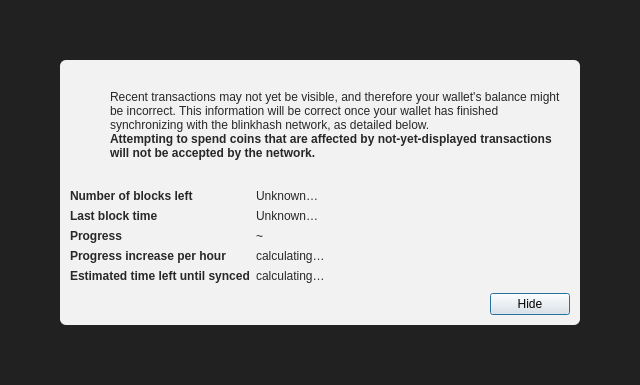
<?xml version="1.0" encoding="UTF-8"?>
<ui version="4.0">
 <class>ModalOverlay</class>
 <widget class="QWidget" name="ModalOverlay">
  <property name="geometry">
   <rect>
    <x>0</x>
    <y>0</y>
    <width>640</width>
    <height>385</height>
   </rect>
  </property>
  <property name="windowTitle">
   <string>Form</string>
  </property>
  <layout class="QVBoxLayout" name="verticalLayout" stretch="0">
   <property name="sizeConstraint">
    <enum>QLayout::SetDefaultConstraint</enum>
   </property>
   <property name="leftMargin">
    <number>0</number>
   </property>
   <property name="topMargin">
    <number>0</number>
   </property>
   <property name="rightMargin">
    <number>0</number>
   </property>
   <property name="bottomMargin">
    <number>0</number>
   </property>
   <item>
    <widget class="QWidget" name="bgWidget" native="true">
     <property name="styleSheet">
      <string notr="true">#bgWidget { background: rgba(0,0,0,220); }</string>
     </property>
     <layout class="QVBoxLayout" name="verticalLayoutMain" stretch="1">
      <property name="leftMargin">
       <number>60</number>
      </property>
      <property name="topMargin">
       <number>60</number>
      </property>
      <property name="rightMargin">
       <number>60</number>
      </property>
      <property name="bottomMargin">
       <number>60</number>
      </property>
      <item>
       <widget class="QWidget" name="contentWidget" native="true">
        <property name="styleSheet">
         <string notr="true">#contentWidget { background: rgba(255,255,255,240); border-radius: 6px; }

QLabel { color: rgb(40,40,40);  }</string>
        </property>
        <layout class="QVBoxLayout" name="verticalLayoutSub" stretch="1,0,0,0">
         <property name="spacing">
          <number>0</number>
         </property>
         <property name="leftMargin">
          <number>10</number>
         </property>
         <property name="topMargin">
          <number>10</number>
         </property>
         <property name="rightMargin">
          <number>10</number>
         </property>
         <property name="bottomMargin">
          <number>10</number>
         </property>
         <item>
          <layout class="QHBoxLayout" name="horizontalLayoutIconText" stretch="0,1">
           <property name="topMargin">
            <number>20</number>
           </property>
           <item>
            <layout class="QVBoxLayout" name="verticalLayoutIcon">
             <property name="leftMargin">
              <number>0</number>
             </property>
             <item>
              <widget class="QPushButton" name="warningIcon">
               <property name="enabled">
                <bool>false</bool>
               </property>
               <property name="text">
                <string/>
               </property>
               <property name="icon">
                <iconset>
                 <normaloff>:/icons/warning</normaloff>
                 <disabledoff>:/icons/warning</disabledoff>:/icons/warning</iconset>
               </property>
               <property name="iconSize">
                <size>
                 <width>48</width>
                 <height>48</height>
                </size>
               </property>
               <property name="flat">
                <bool>true</bool>
               </property>
              </widget>
             </item>
             <item>
              <spacer name="verticalSpacerWarningIcon">
               <property name="orientation">
                <enum>Qt::Vertical</enum>
               </property>
               <property name="sizeHint" stdset="0">
                <size>
                 <width>20</width>
                 <height>40</height>
                </size>
               </property>
              </spacer>
             </item>
            </layout>
           </item>
           <item>
            <layout class="QVBoxLayout" name="verticalLayoutInfoText">
             <property name="leftMargin">
              <number>0</number>
             </property>
             <property name="topMargin">
              <number>0</number>
             </property>
             <item>
              <widget class="QLabel" name="infoText">
               <property name="text">
                <string>Recent transactions may not yet be visible, and therefore your wallet's balance might be incorrect. This information will be correct once your wallet has finished synchronizing with the blinkhash network, as detailed below.</string>
               </property>
               <property name="textFormat">
                <enum>Qt::RichText</enum>
               </property>
               <property name="wordWrap">
                <bool>true</bool>
               </property>
              </widget>
             </item>
             <item>
              <widget class="QLabel" name="infoTextStrong">
               <property name="font">
                <font>
                 <weight>75</weight>
                 <bold>true</bold>
                </font>
               </property>
               <property name="text">
                <string>Attempting to spend coins that are affected by not-yet-displayed transactions will not be accepted by the network.</string>
               </property>
               <property name="textFormat">
                <enum>Qt::RichText</enum>
               </property>
               <property name="wordWrap">
                <bool>true</bool>
               </property>
              </widget>
             </item>
             <item>
              <spacer name="verticalSpacerInTextSpace">
               <property name="orientation">
                <enum>Qt::Vertical</enum>
               </property>
               <property name="sizeHint" stdset="0">
                <size>
                 <width>20</width>
                 <height>40</height>
                </size>
               </property>
              </spacer>
             </item>
            </layout>
           </item>
          </layout>
         </item>
         <item>
          <spacer name="verticalSpacerAfterText">
           <property name="orientation">
            <enum>Qt::Vertical</enum>
           </property>
           <property name="sizeHint" stdset="0">
            <size>
             <width>20</width>
             <height>40</height>
            </size>
           </property>
          </spacer>
         </item>
         <item>
          <layout class="QFormLayout" name="formLayout">
           <property name="fieldGrowthPolicy">
            <enum>QFormLayout::FieldsStayAtSizeHint</enum>
           </property>
           <property name="horizontalSpacing">
            <number>6</number>
           </property>
           <property name="verticalSpacing">
            <number>6</number>
           </property>
           <property name="topMargin">
            <number>10</number>
           </property>
           <item row="0" column="0">
            <widget class="QLabel" name="labelNumberOfBlocksLeft">
             <property name="font">
              <font>
               <weight>75</weight>
               <bold>true</bold>
              </font>
             </property>
             <property name="text">
              <string>Number of blocks left</string>
             </property>
            </widget>
           </item>
           <item row="0" column="1">
            <widget class="QLabel" name="numberOfBlocksLeft">
             <property name="text">
              <string>Unknown…</string>
             </property>
            </widget>
           </item>
           <item row="1" column="0">
            <widget class="QLabel" name="labelLastBlockTime">
             <property name="font">
              <font>
               <weight>75</weight>
               <bold>true</bold>
              </font>
             </property>
             <property name="text">
              <string>Last block time</string>
             </property>
            </widget>
           </item>
           <item row="1" column="1">
            <widget class="QLabel" name="newestBlockDate">
             <property name="sizePolicy">
              <sizepolicy hsizetype="Maximum" vsizetype="Preferred">
               <horstretch>0</horstretch>
               <verstretch>0</verstretch>
              </sizepolicy>
             </property>
             <property name="text">
              <string>Unknown…</string>
             </property>
            </widget>
           </item>
           <item row="2" column="0">
            <widget class="QLabel" name="labelSyncDone">
             <property name="font">
              <font>
               <weight>75</weight>
               <bold>true</bold>
              </font>
             </property>
             <property name="text">
              <string>Progress</string>
             </property>
            </widget>
           </item>
           <item row="2" column="1">
            <layout class="QHBoxLayout" name="horizontalLayoutSync" stretch="0,1">
             <item>
              <widget class="QLabel" name="percentageProgress">
               <property name="text">
                <string notr="true">~</string>
               </property>
              </widget>
             </item>
            </layout>
           </item>
           <item row="4" column="0">
            <widget class="QLabel" name="labelProgressIncrease">
             <property name="font">
              <font>
               <weight>75</weight>
               <bold>true</bold>
              </font>
             </property>
             <property name="text">
              <string>Progress increase per hour</string>
             </property>
            </widget>
           </item>
           <item row="4" column="1">
            <widget class="QLabel" name="progressIncreasePerH">
             <property name="text">
              <string>calculating…</string>
             </property>
            </widget>
           </item>
           <item row="5" column="0">
            <widget class="QLabel" name="labelEstimatedTimeLeft">
             <property name="font">
              <font>
               <weight>75</weight>
               <bold>true</bold>
              </font>
             </property>
             <property name="text">
              <string>Estimated time left until synced</string>
             </property>
            </widget>
           </item>
           <item row="5" column="1">
            <widget class="QLabel" name="expectedTimeLeft">
             <property name="text">
              <string>calculating…</string>
             </property>
            </widget>
           </item>
          </layout>
         </item>
         <item>
          <layout class="QHBoxLayout" name="horizontalLayoutButtons">
           <property name="leftMargin">
            <number>10</number>
           </property>
           <property name="topMargin">
            <number>10</number>
           </property>
           <item>
            <spacer name="horizontalSpacer">
             <property name="orientation">
              <enum>Qt::Horizontal</enum>
             </property>
             <property name="sizeHint" stdset="0">
              <size>
               <width>40</width>
               <height>20</height>
              </size>
             </property>
            </spacer>
           </item>
           <item>
            <widget class="QPushButton" name="closeButton">
             <property name="text">
              <string>Hide</string>
             </property>
             <property name="shortcut">
              <string>Esc</string>
             </property>
             <property name="focusPolicy">
              <enum>Qt::StrongFocus</enum>
             </property>
             <property name="default">
              <bool>true</bool>
             </property>
            </widget>
           </item>
          </layout>
         </item>
        </layout>
       </widget>
      </item>
     </layout>
    </widget>
   </item>
  </layout>
 </widget>
 <resources/>
 <connections/>
</ui>
